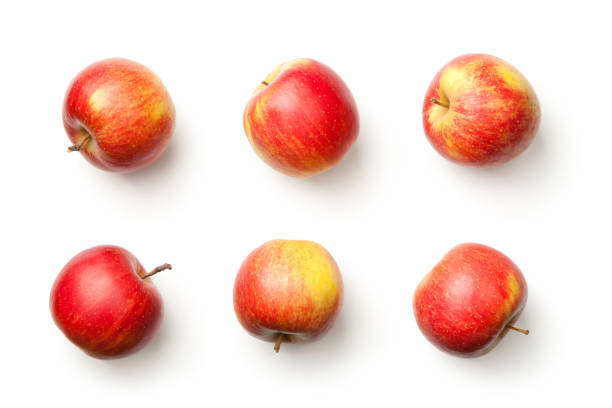
#> input picture img/apples.jpg, 612 x 408 px
$ jupyter execute --allow-errors mc2.ipynb
#> lines starting #> are read from the running program, lines starting #| are printed output that depends on the picture; after the words box and inside, x2 and y2 are one past the last pixel; in counts of white or black regions, pixels touching at a corner belong together
# gbsv Mini-Challenge 2

2023-11-27

_Barbisch Florin_

In dieser Mini-Challenge werden LE3 und LE4 von gbsv geprüft. In Data Science und Machine Learning werden oft Merkmale (Features) von Bildern und Signalen generiert, um basierend darauf zu analysieren oder zu lernen. Diesem Thema widmen wir uns mittels klassischer Signal- und Bildverarbeitung.

Jede:r Studierende:r hat eine individualisierte Aufgabenstellung. Die Abgabe soll ebenfalls einzigartig sein.

Die Programmiersprache und die Code-Dokumentation darf frei gewählt werden. Sofern nicht anders erwähnt, dürfen vorhandene Bibliotheken verwendet werden. Gebe die Quellen deiner Daten und ggf. deines Codes an.

**Checkpoints:**

- Aufgabenstellung Rebuttal: In dieser Phase kann die Aufgabenstellung gereviewt und überarbeitet werden. Sofern die Studierenden entsprechende Argumente haben. Bis ca. 1 Woche nach MC-Start am Tag der Sprechstunde. 5. Dez. 2023

- Review ausgewählte Daten: Reviewe deine ausgewählten Daten bis 3 Wochen nach MC-Start mit der Fachexpertin. Das Review kann schriftlich oder in der Sprechstunde erfolgen. 12. Dez. 2023

- Anonymisierte Abgabe im Peer-Grading-Tool: Code, Resultate und Report gemäss Vorlage. Es können aktuell max. 100MB aufs Peer-Grading Tool geladen werden. 12. Jan. 2024

- Peer-Grading von anderen Abgaben. In letzten Sprechstunde im Semester oder bis 19. Jan 2024.

**Die Termine sind jeweils um 23:59.**

## 1. Mustersuche in Bild und Signal (LE3)
### 1.1. Korrelation in Signalen
Suche 1 Signal, welches wiederkehrende Muster enthält. Analyisere dann mittels Auto-Korrelation die wiederkehrenden Muster innerhalb deines Signals. Kann die Periodizität deines Musters via Auto-Korrelogramm sichtbar gemacht werden? Diskutiere deine Methoden- und Parameterwahl sowie die Resultate in ca. 150 Wörtern.
Schneide nun ein Stück deines Signals aus und versuche es via Kreuzkorrelation im Ursprungssignal zu finden. Woran erkennst du, dass die Stelle passt? Beschreibe in 1-2 Sätzen. Verändere nun dein ausgeschnittenes Stück etwas und schaue, ob es immer noch via Kreuzkorrelation gefunden werden kann. Welche Arten von Veränderungen werden toleriert? Welche nicht? **Diskutiere die Resultate in ca. 150 Wörtern.**

Achtung: dies ist eine offene Aufgabenstellung. Setzt euch selbst einen Rahmen für die Beschränkung oder kommt in die Sprechstunde, sofern euch die Grenzen nicht klar sind. Treffende Datenwahl, auf den Punkt gebrachte Kreativität, massvolle Vielfalt und kritisches Denken sind gesucht.

---

Als Signal verwende ich die tägliche durchschnittliche Strahlung der [Messstation Mythenquai](https://www.stadt-zuerich.ch/pd/de/index/stadtpolizei_zuerich/gewaesser/wetterstationen_webcam/wetterdaten_mythenquai.html) zwischne den Jahren 2007 bis 2023. Ich erwarte darin eine Saisonalität, da die Sonne im Sommer stärker scheint als im Winter. Die Strahlung wird in W/m² angegeben.

[cell 1]
import pandas as pd
import numpy as np
import matplotlib.pyplot as plt
import statsmodels.api as sm
from statsmodels.tsa.stattools import ccf
from skimage.morphology import skeletonize
from skimage import img_as_ubyte

#> (a cell that did not finish here is left out)

#> (a cell that did not finish here is left out)

[cell 4]
fig, ax = plt.subplots(1, 2, figsize=(20,10))

#> (the rest of this cell did not finish here and is left out)

In der obenstehenden Grafik sieht man links die durchschnittliche Strahlung pro Tag. Links davon ist sehr gut die Saisonalität zu erkennen, denn im Sommer ist die Strahlung höher als im Winter. Die Periodzität liegt bei einem Jahr.

Die Periodizität des Signals kann effektiv durch ein Auto-Korrelogramm visualisiert werden, wie in der Grafik oben dargestellt. Das Auto-Korrelogramm zeigt deutlich einen zyklischen Charakter des Signals, was auf eine starke saisonale Komponente hindeutet, die sich im jährlichen Rhythmus wiederholt. Bei der Auswahl der Methoden wurde auf die Auto-Korrelationsfunktion aus der statsmodels-Bibliothek zurückgegriffen, was eine bewährte Wahl für die Analyse zeitlicher Abhängigkeiten in Zeitreihendaten ist. Die Parameterwahl mit einer Verzögerung (Lags) von zwei Jahren ist ideal, um die jährliche Periodizität zu erfassen und zu visualisieren.

[cell 5]
# [25 lines left out: function test_signal_modifications, not called in this run]


#> (the rest of this cell did not finish here and is left out)

Die passende Stelle im Originalsignal wird durch den maximalen Wert der Kreuzkorrelation markiert (eine Korrelation von 1.0), was darauf hinweist, dass das ausgeschnittene Stück des Signals und das Originalsignal an dieser Stelle die höchste Übereinstimmung aufweisen.

[cell 6]
def add_noise(signal_slice, noise_strength=0.1):
    noise = np.random.normal(0, noise_strength, signal_slice.shape)
    return signal_slice + noise

np.random.seed(42)
#> (the rest of this cell did not finish here and is left out)

Normalverteiltes Rauschen mit der gleichen Standardabweichung wie das Signal, wird noch toleriert. Die Korrelation hat aber deutlich abgenommen von 1 auf 0.74.

[cell 7]
np.random.seed(41)
#> (the rest of this cell did not finish here and is left out)

Beim Verdoppeln der Standardabweichung wird die Korrelation nochmals deutlich kleiner (0.37) und es hat diverse andere Peaks die fast gleich hoch sind. Hier ist also die Wahrscheinlichkeit gross, dass das Signal an einer anderen Stelle im Originalsignal "gefunden" wird.

[cell 8]
def time_shift(signal_slice, shift=10):
    return np.roll(signal_slice, shift)

#> (the rest of this cell did not finish here and is left out)

Einen Timeshift von 2 Tagen wird nicht toleriert. Der maximale Index verschiebt sich um 2 Tage nach rechts. Die Korrelation ist ein bisschen kleiner (0.98). Das sich der Index um 2 Tage verschiebt ist logisch, da das ausgeschnittene Stück des Signals um 2 Tage verschoben wurde.

[cell 9]
def change_amplitude(signal_slice, factor=2):
    return signal_slice * factor

#> (the rest of this cell did not finish here and is left out)

Das verändern der Amplitude des Signals hat keinen Einfluss auf die Korrelation. Die Korrelation bleibt bei 1.0. Das macht Sinn, da die Amplitude des Signals keine Auswirkung auf die Korrelation hat.

[cell 10]
def reverse_signal(signal_slice):
    return signal_slice[::-1]

#> (the rest of this cell did not finish here and is left out)

Das Umkehren des Signals wird überhaupt nicht toleriert. Die Korrelation ist 0.447.

[cell 11]
# [5 lines left out: function nonlinear_transform, not called in this run]

#> (the rest of this cell did not finish here and is left out)

Die logaritmische Transformation des Signals wird deutlich toleriert. Die Korrelation ist 0.97. Das macht Sinn, da die Korrelation nicht von der Amplitude des Signals abhängt.

#> (a cell that did not finish here is left out)

Das Exponezieren des Signals wird nicht wirklich toleriert. Die Korrelation beträgt noch 0.18. Das Exponentieren des Signals hat einen so starken Einfluss auf die Amplitude des Signals, das sich das negativ auf die Korrelation auswirkt. Dennoch wurde der richtige Index gefunden.

Die Toleranz gegenüber Veränderungen des Signalstücks variiert mit der Art der Modifikation. Rauschen bis zur Höhe der Standardabweichung des Originalsignals wird noch toleriert, wobei die Korrelation merklich abnimmt. Eine Verstärkung des Rauschens auf das Doppelte der Standardabweichung resultiert in einer weiteren Reduktion der Korrelation und macht es schwierig, das Signal eindeutig zu identifizieren, da andere Peaks ähnlich hohe Korrelationen aufweisen können.

Zeitliche Verschiebungen werden nicht toleriert, da sie zu einer Verschiebung des Korrelationspeaks führen. Die Korrelation bleibt jedoch hoch, was darauf hindeutet, dass das Signal trotz Verschiebung noch erkennbar ist. Änderungen in der Amplitude des Signals haben keinen Einfluss auf die Korrelation, was erwartet wird, da die Kreuzkorrelation unempfindlich gegenüber Skalierungen ist.

Das Umkehren des Signals führt zu einer signifikanten Reduktion der Korrelation, was darauf hinweist, dass solche Transformationen nicht toleriert werden. Logarithmische Transformationen beeinträchtigen die Korrelation kaum, was zeigt, dass die Korrelation resistent gegenüber dieser Art von nichtlinearen Veränderungen ist. Das Exponentieren des Signals hingegen reduziert die Korrelation erheblich, was darauf hinweist, dass solche extremen Amplitudenänderungen problematisch sind.

Insgesamt zeigt sich, dass additive und multiplikative Rauschen, solange es in einem bestimmten Rahmen bleibt, sowie logarithmische Transformationen toleriert werden. Hingegen führen zeitliche Verschiebungen, Signalumkehrungen und extreme nichtlineare Transformationen wie das Exponentieren zu Problemen bei der Identifikation des Signals.

### 1.2. Segmentierung, morphologische Operationen, Objekteigenschaften in Bildern
Suche 1 Bild, welches mehrere ähnliche Objekte enthält. Diese Objekte sollen mittels geeigneter Methoden segmentiert werden. Die Resultate sollen als gelabelte Bilder (binär oder pro Klasse 1 Label) gespeichert werden. Zeige dabei, wie du die Labelmasken mittels morphologischer Operationen verbessert hast. Erkläre hier für jede angewendete Operation in 1-2 Sätzen, warum du diese Operation anwendest. Zeige auch in Einzelbildern die Zwischenresultate deiner angewendeten Operationen und dass du nur minimal die Objekte verändert hast (z.B. keine Verschiebungen, Verkleinerungen oder Vergrösserungen). Extrahiere am Ende deine einzelnen Objekte, zähle und vermesse 2-3 Eigenschaften deiner extrahierten Objekte mittels geeigneten Methoden. **Erkläre pro Eigenschaft in 1-2 Sätzen, warum du diese gewählt hast und ob die Resultate brauchbar sind.**

Erstelle dann ein möglichst minimales aber repräsentatives Skeleton eines deiner Objekte und gebe die Anzahl Pixel des Skeletons aus.

**Diskutiere deine Erkenntnisse und Resultate in ca. 150 Wörtern.**

Weiterführende Links:
- [skimage: Label image regions](https://scikit-image.org/docs/stable/auto_examples/segmentation/plot_label.html)
- [skimage: Segment human cells (in mitosis)](https://scikit-image.org/docs/stable/auto_examples/applications/plot_human_mitosis.html#sphx-glr-auto-examples-applications-plot-human-mitosis-py)
- [skimage: Measure region properties](https://scikit-image.org/docs/stable/auto_examples/segmentation/plot_regionprops.html)

---

Als Bild habe ich TODO

[cell 13]
import cv2
import numpy as np

image = cv2.imread('img/apples.jpg')
#> image is the input picture: shape (408, 612, 3); mean B, G, R 206.5, 214.6, 243

hsv_image = cv2.cvtColor(image, cv2.COLOR_BGR2HSV)
#> hsv_image: shape (408, 612, 3); mean H, S, V 10.2, 42.8, 243.1

lower = np.array([0, 100, 100])
upper = np.array([360, 255, 255])

mask = cv2.inRange(hsv_image, lower, upper)
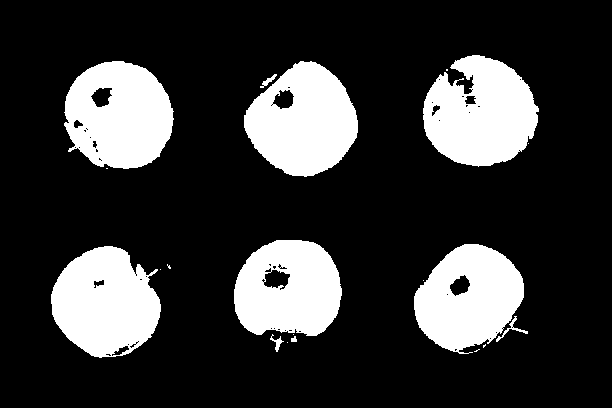
#> mask: shape (408, 612); 21.2% white; 20 white regions (10 under 20 px), largest, box (x1, y1, x2, y2) and area: (423, 55, 539, 167) 9287, (244, 61, 358, 177) 9054, (64, 61, 174, 169) 8921

segmented_apples = cv2.bitwise_and(image, image, mask=mask)
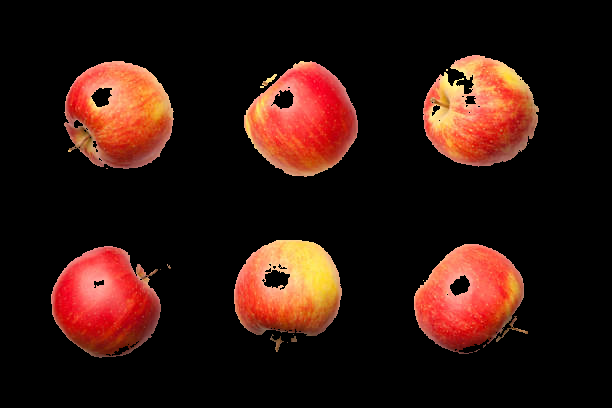
#> segmented_apples: shape (408, 612, 3); mean B, G, R 14.3, 21, 47.3
segmented_apples_neg = cv2.bitwise_and(image, image, mask=cv2.bitwise_not(mask))
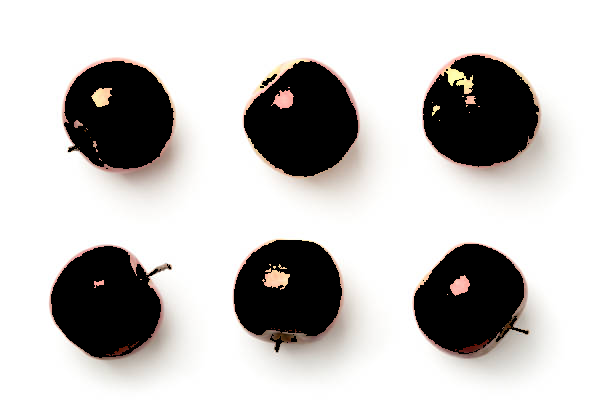
#> segmented_apples_neg: shape (408, 612, 3); mean B, G, R 192.2, 193.7, 195.8

step_1 ={
    'title': 'Original',
    'image': image,
    'mask': mask,
    'neg_image': segmented_apples_neg
}

kernel = cv2.getStructuringElement(cv2.MORPH_ELLIPSE, (20, 20))

mask_close = cv2.morphologyEx(mask, cv2.MORPH_CLOSE, kernel)
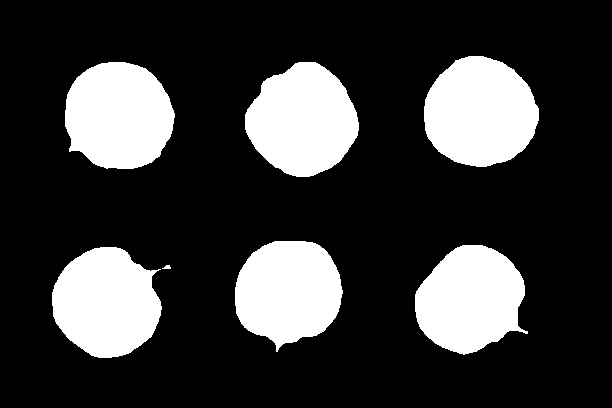
#> mask_close: shape (408, 612); 22.3% white; 7 white regions, largest, box (x1, y1, x2, y2) and area: (424, 56, 539, 167) 9818, (245, 62, 359, 177) 9542, (65, 62, 175, 169) 9363
mask_open = cv2.morphologyEx(mask_close, cv2.MORPH_OPEN, kernel)
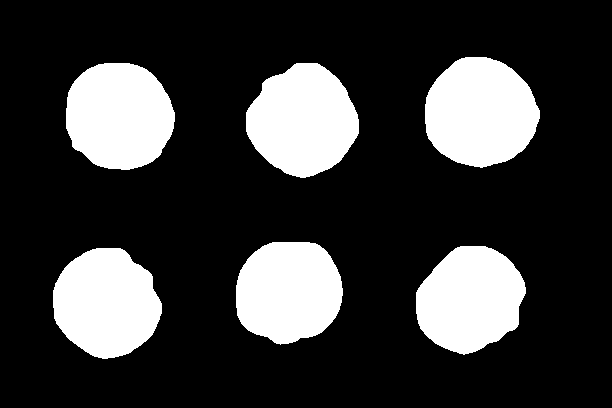
#> mask_open: shape (408, 612); 22.2% white; 6 white regions

segmented_apples_morphology = cv2.bitwise_and(image, image, mask=mask_close)
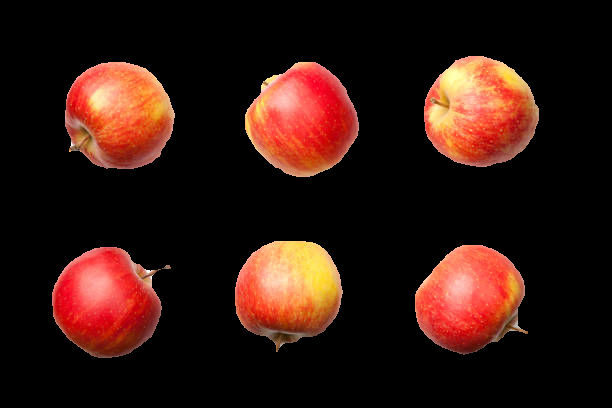
#> segmented_apples_morphology: shape (408, 612, 3); mean B, G, R 15.9, 22.9, 49.7
segmented_apples_morphology_neg = cv2.bitwise_and(image, image, mask=cv2.bitwise_not(mask_close))
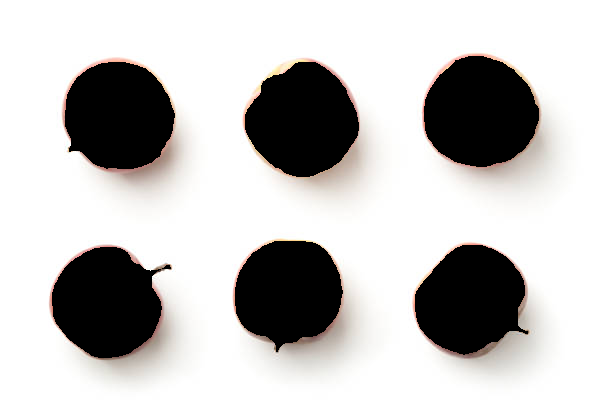
#> segmented_apples_morphology_neg: shape (408, 612, 3); mean B, G, R 190.6, 191.7, 193.3

step_2 = {
    'title': 'Morphologie',
    'image': segmented_apples_morphology,
    'mask': mask_close,
    'neg_image': segmented_apples_morphology_neg
}

def plot_segmentations(steps):
    """
    Plots the segmentation steps.

    Parameters
    ----------
    steps : list
        List of dictionaries containing the following keys:
        - 'title': Title of the plot
        - 'image': Image to be plotted
        - 'mask': Mask to be plotted
        - 'neg_image': Negative image to be plotted
    """
    fig, axs = plt.subplots(len(steps), 3, figsize=(20,10))
    for i, step in enumerate(steps):
        axs[i,0].imshow(cv2.cvtColor(step['image'], cv2.COLOR_BGR2RGB))
        axs[i,0].set_title(step['title'])
        axs[i,0].axis('off')
        axs[i,1].imshow(step['mask'], cmap='gray')
        axs[i,1].set_title('Maske')
        axs[i,1].axis('off')
        axs[i,2].imshow(cv2.cvtColor(step['neg_image'], cv2.COLOR_BGR2RGB))
        axs[i,2].set_title('Negative ' + step['title'])
        axs[i,2].axis('off')
    plt.tight_layout()
    plt.show()
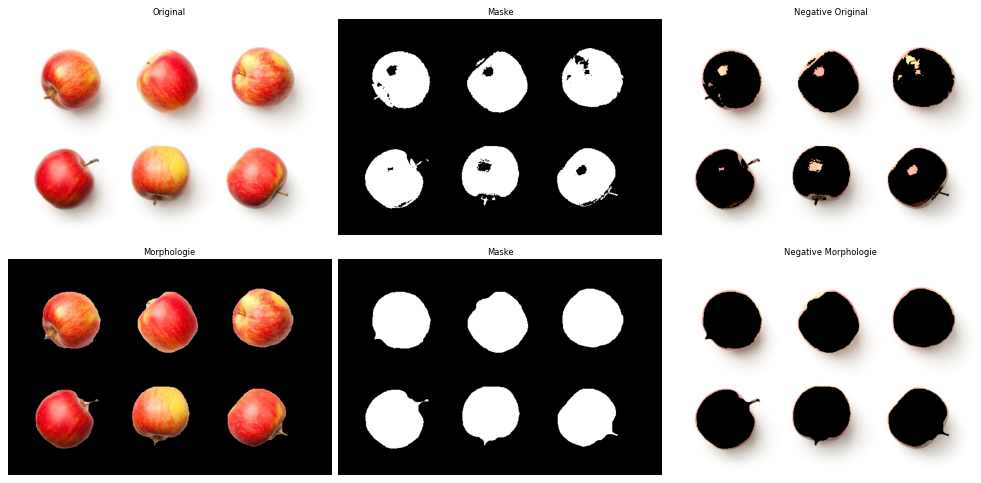
#> figure drawn by matplotlib, 6 panels

plot_segmentations([step_1, step_2])

**Farbkonvertierung (HSV):** Die Konvertierung des Bildes vom BGR-Farbraum in den HSV-Farbraum wird durchgeführt, weil der HSV-Farbraum es erlaubt, Farben basierend auf ihrer Tönung, Sättigung und Helligkeit zu segmentieren, was im BGR-Raum weniger intuitiv ist. Dies erleichtert die Festlegung von Farbschwellwerten für die Maskierung.

**Farbschwellwert (InRange):** Die `cv2.inRange`-Funktion wird verwendet, um eine Maske zu erstellen, die alle Pixel im Bild identifiziert, die innerhalb des definierten Farbbereichs für die roten Äpfel liegen. Die Maske zeigt die relevanten Objekte (Äpfel) in Weiss und den Rest in Schwarz.

**`bitwise_and`:** Diese Operation wird verwendet, um das Originalbild mit der Maske zu überblenden, sodass nur die Bereiche der Äpfel sichtbar bleiben, während der Rest des Bildes schwarz wird. Das resultierende Bild zeigt nur die segmentierten Äpfel.

**`getStructuringElement`:** Ein strukturierendes Element bestimmt die Form der Anwendung morphologischer Operationen. Ein elliptisches Element wird oft verwendet, um eine natürlichere Form der Objekte zu erhalten, die den runden Formen der Äpfel entspricht.

**`MORPH_CLOSE`:** Diese Operation wird verwendet, um kleine Löcher innerhalb der segmentierten Objekte zu schliessen und die Ränder zu glätten. Die Dilatation vergrössert zunächst die weissen Bereiche der Maske, gefolgt von einer Erosion, die sie wieder auf eine Grösse nahe dem Original bringt, dabei aber die Lücken füllt.

**`MORPH_OPEN`:** Diese Operation entfernt kleine weisse Flecken (Rauschen) aus der Maske. Die Erosion entfernt zunächst kleine weisse Bereiche, und die anschliessende Dilatation stellt die Grösse der grösseren weissen Bereiche wieder her, ohne die kleinen weissen Flecken zurückzubringen.

**`bitwise_not`:** Das bitweise Nicht wird auf die Maske angewendet, um eine negative Maske zu erstellen, bei der die ursprünglichen weissen Bereiche (Äpfel) schwarz und die schwarzen Bereiche weiss werden. Dies kann für bestimmte Anwendungen nützlich sein, wie zum Beispiel die Analyse des Hintergrunds.

[cell 14]
titles = ['Original', 'HSV Image', 'Initial Mask', 'After Closing', 'After Opening', 'Segmented Apples']
images = [
    image,
    image - hsv_image,
    cv2.cvtColor(hsv_image, cv2.COLOR_BGR2GRAY) - mask,
    mask - mask_close,
    mask_close - mask_open,
    mask_open - cv2.cvtColor(segmented_apples_morphology, cv2.COLOR_BGR2GRAY)
    ]

plt.figure(figsize=(20, 10))
for i in range(len(images)):
    plt.subplot(2, 3, i+1)
    if i == 0:
        plt.imshow(cv2.cvtColor(images[i], cv2.COLOR_BGR2RGB))
    elif i == 1:
        plt.imshow(cv2.cvtColor(images[i], cv2.COLOR_HSV2RGB))
    elif i < 4:
        plt.imshow(images[i], cmap='gray')
    else:
        plt.imshow(cv2.cvtColor(images[i], cv2.COLOR_BGR2RGB))
    plt.title(titles[i])
    plt.axis('off')
#> this loop made 6 passes
#> (the rest of the program and of its run is left out)
